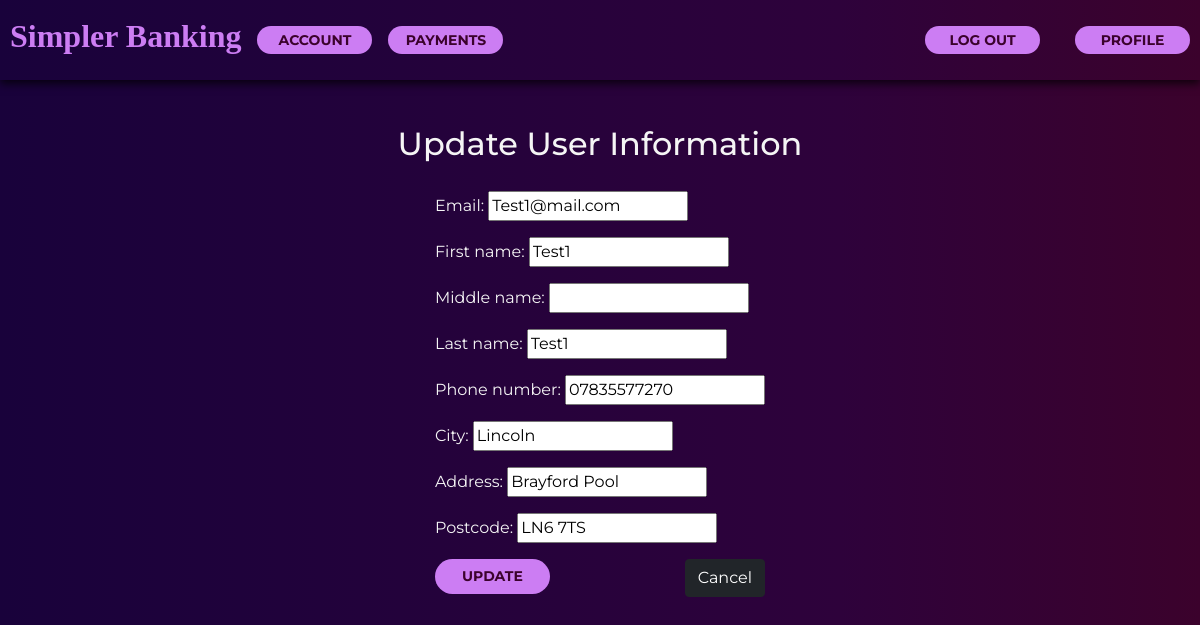
The app's page /transaction/change_details/ (signed in) with its own data.
### banking/models.py (models this page shows, shortened)
class User(AbstractUser):
    username = None
    email = models.EmailField(unique=True, max_length = 254)
    middle_name = models.CharField(max_length=100, null=True,)
    phone_number = models.CharField(max_length=15, blank=True, null=True)
    date_of_birth = models.DateField(null=True)
    city = models.CharField(max_length = 64, default="Lincoln")
    address = models.CharField(max_length=200, default="Brayford Pool")
    postcode = models.CharField(max_length=8, default="LN6 7TS")
    objects = UserManager()
    USERNAME_FIELD = 'email'
    REQUIRED_FIELDS = []

### transaction/views.py (the view)
# urls.py: path('change_details/', UpdateUserDetails, name="change-details"),
@login_required
def UpdateUserDetails(request):
    current_user = User.objects.get(email=request.user.email)
    form = UserEditForm(request.POST or None, instance=current_user)
    if form.is_valid():
        form.save()
        return redirect('transaction:details')
    return render(request,'change-details.html',{'user': request.user, 'form': form})

### transaction/forms.py
class UserEditForm(UserChangeForm):
    password = None
    class Meta:
        model = User
        fields = ('email', 'first_name' , 'middle_name' , 'last_name' ,'phone_number', 'city' , 'address', 'postcode')

### transaction/templates/change-details.html (shortened to what this page needs)
{% extends 'base.html' %}
{% load static %}
{% block head %}
<link href="https://cdn.jsdelivr.net/npm/bootstrap@5.0.2/dist/css/bootstrap.min.css" rel="stylesheet">
<link rel="stylesheet" type="text/css" href="{% static 'home\styles.css' %}">
<link rel="stylesheet" type="text/css" href="{% static 'home\update-details-styles.css' %}">
{% endblock %}
{% block header%}
    <header>
        <div class="header-container">
            <div class="header-left">
                <h1>Simpler Banking</h1>
                <a class="header-button" href="{% url 'banking:dashboard' %}" >Account</a>
                <a class="header-button" href="{% url 'transaction:payments' %}" >Payments</a>
            </div>
            <div class="header-right">
                <a class="header-button" href="{% url 'banking:logout' %}" >Log Out</a>
                <a class="header-button" href="{% url 'transaction:details' %}" >Profile</a>
            </div>
        </div>
    </header>
{% endblock %}
{% block main %}
    <div class="update-details-main">
        <h2>Update User Information</h2>
        <div style="padding-top: 20px;">
            <form method="POST">
                {{form.as_p}}
                <div class="d-flex justify-content-between">
                    <button type="submit" >Update</button>
                    <a href="{% url 'transaction:details' %}" class="btn btn-dark" >Cancel</a>
                </div>
            </form>
        </div>
    </div>
{% endblock %}

### banking/static/home/styles.css (style rules this page uses)
body { color: whitesmoke; background: rgb(25,2,59); background: linear-gradient(90deg, rgba(25,2,59,1) 0%, rgba(46,2,59,1) 70%, rgba(59,2,44,1) 100%); font-family: "Montserrat", sans-serif; font-optical-sizing: auto; font-weight: 400; font-style: normal; }
header { color: #cc7df3; position: fixed; top: 0; left: 0; width: 100%; height: 80px; background: rgb(25,2,59); background: linear-gradient(90deg, rgba(25,2,59,1) 0%, rgba(46,2,59,1) 70%, rgba(59,2,44,1) 100%); box-shadow: 0 4px 8px rgb(0 0 0/70%); }
.header-button { background-color:#cc7df3; color: rgba(59,2,44,1); border-style: solid; border-color: rgb(245, 245, 245, 0); border-radius:25px; height: 35%; width: 115px; font-size: 14px; font-weight: bold; text-transform: uppercase; text-decoration: none; outline: none; align-content: center; text-align: center; }
.header-container { display: flex; justify-content: space-between; align-items: center; max-width: 1280px; height: 100%; margin: 0 auto; }
.header-container h1 { font-family: 'Garamond', serif; font-size: min(3.6vw, 32px); font-weight: 700; }
.header-left { display: flex; align-items: center; width: fit-content; height: 100%; padding-left: 10px; gap: 16px; }
.header-right { display: flex; align-items: center; width: fit-content; height: 100%; gap: 35px; padding-right: 10px; }

### banking/static/home/update-details-styles.css (style rules this page uses)
.update-details-main { max-width: 1280px; min-height: 85vh; height: 100%; padding-top: 125px; margin: 0 auto; display: flex; flex-direction: column; align-items: center; }
button { background-color:#cc7df3; color: rgba(59,2,44,1); border-style: solid; border-color: rgb(245, 245, 245, 0); border-radius:25px; height: 35px; width: 115px; font-size: 14px; font-weight: bold; text-transform: uppercase; }

### records on screen
User: email "Test1@mail.com", first_name "Test1", last_name "Test1", phone_number "07835577270", city "Lincoln", address "Brayford Pool", postcode "LN6 7TS"
